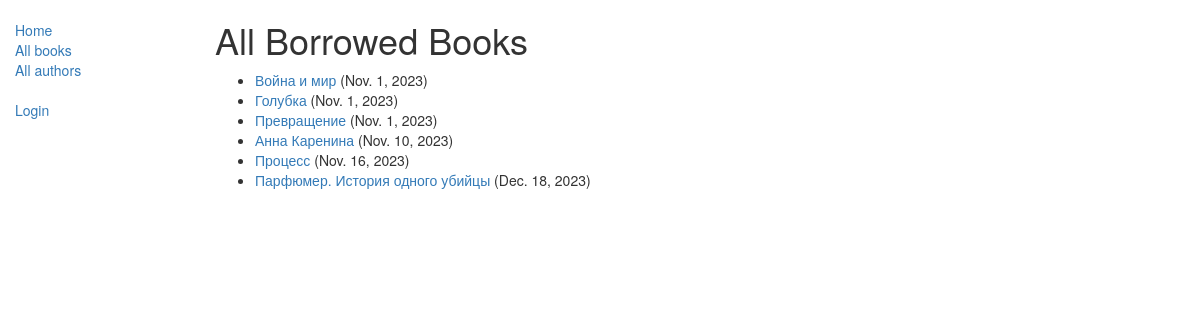
/catalog/borrowed/, run on the app's committed database.
### catalog/models.py (models this page shows, shortened)
class BookInstance(models.Model):
    id = models.UUIDField(primary_key=True, default=uuid.uuid4,
                          help_text="Unique ID for this particular book across whole library")
    book = models.ForeignKey('Book', on_delete=models.RESTRICT, null=True)
    imprint = models.CharField(max_length=200)
    due_back = models.DateField(null=True, blank=True)
    borrower = models.ForeignKey(User, on_delete=models.SET_NULL, null=True, blank=True)
    @property
    def is_overdue(self):
        if self.due_back and date.today() > self.due_back:
            return True
        return False
    LOAN_STATUS = (
        ('d', 'Maintenance'),
        ('o', 'On loan'),
        ('a', 'Available'),
        ('r', 'Reserved'),
    )
    status = models.CharField(
        max_length=1,
        choices=LOAN_STATUS,
        blank=True,
        default='d',
        help_text='Book availability')
    class Meta:
        ordering = ['due_back']
        permissions = (("can_mark_returned", "Set book as returned"),)

class Book(models.Model):
    title = models.CharField(max_length=200)
    author = models.ForeignKey('Author', on_delete=models.SET_NULL, null=True)
    summary = models.TextField(max_length=1000, help_text="Enter a brief description of the book")
    isbn = models.CharField('ISBN', max_length=13,
                            unique=True,
                            help_text='13 Character <a href="https://www.isbn-international.org/content/what-isbn'
                                      '">ISBN number</a>')
    genre = models.ManyToManyField(Genre, help_text="Select a genre for this book")
    language = models.ForeignKey('Language', on_delete=models.SET_NULL, null=True)
    class Meta:
        ordering = ['title', 'author']
    def display_genre(self):
        return ', '.join([genre.name for genre in self.genre.all()[:3]])
    display_genre.short_description = 'Genre'

### catalog/views.py (the view)
class AllBorrowed(generic.ListView):
    model = BookInstance
    template_name = 'catalog/all_borrowed.html'
    paginated_by = 10

### catalog/templates/catalog/all_borrowed.html (shortened to what this page needs)
{% extends "base_generic.html" %}
{% block content %}
    <h1>All Borrowed Books</h1>
    {% if bookinstance_list %}
    <ul>
      {% for bookinst in bookinstance_list %}
        {% if bookinst.borrower != none %}
      <li class="{% if bookinst.is_overdue %}text-danger{% endif %}">
        <a href="{% url 'book-detail' bookinst.book.pk %}">{{bookinst.book.title}}</a> ({{ bookinst.due_back }})
      </li>
        {% endif %}
      {% endfor %}
    </ul>
    {% else %}
      <p>There are no books borrowed.</p>
    {% endif %}
{% endblock %}

### data on the page
BookInstance: book "Война и мир", due_back "Nov. 1, 2023"
BookInstance: book "Голубка", due_back "Nov. 1, 2023"
BookInstance: book "Превращение", due_back "Nov. 1, 2023"
BookInstance: book "Анна Каренина", due_back "Nov. 10, 2023"
BookInstance: book "Процесс", due_back "Nov. 16, 2023"
BookInstance: book "Парфюмер. История одного убийцы", due_back "Dec. 18, 2023"
